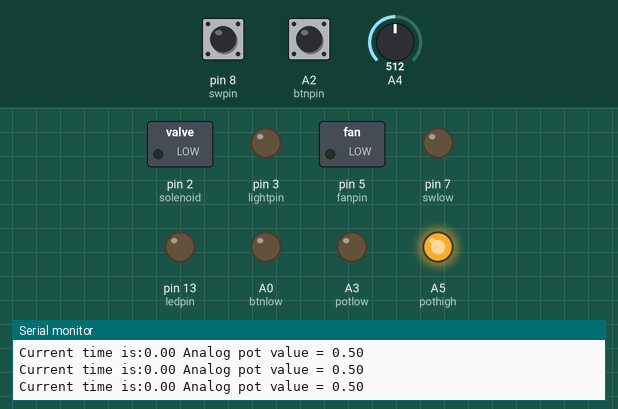
The sketch below on a simulated Arduino Uno, built with avr-gcc and run on an emulated ATmega328P. Parts: switched loads named in the sketch (green lamp = pin HIGH), output pins drawn as LEDs (lit = HIGH), the last lines printed to the serial monitor. Dashed ring = blinking. The inputs (shaded band) are chosen by the test bench; at power-on: A2 (btnpin) HIGH, pin 8 (swpin) HIGH, A4 = 512.

Above: at 1.2 s.
1.3 s: A2 (btnpin) pulled LOW for 1 s
At 2.2 s:
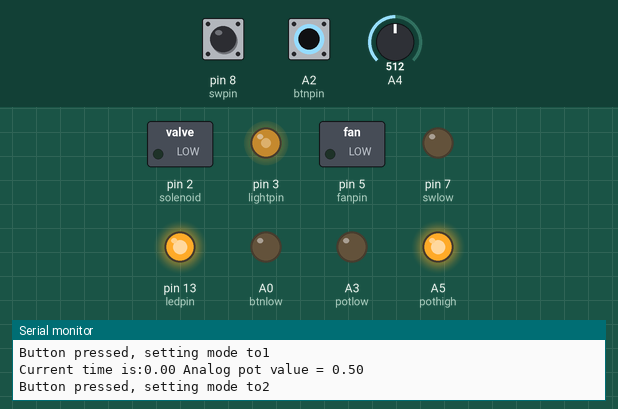
4.3 s: pin 8 (swpin) pulled LOW for 0.15 s
At 4.45 s:
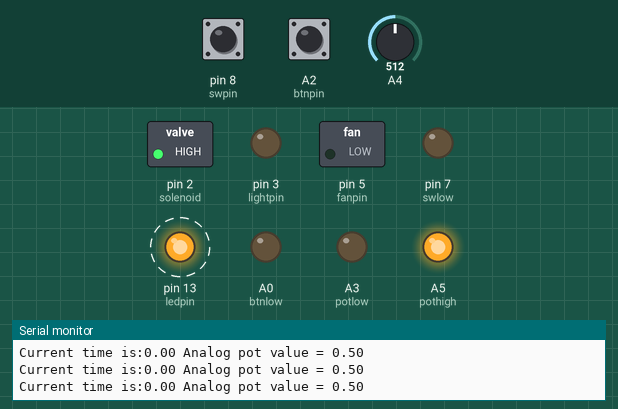
7.3 s: A2 (btnpin) pulled LOW for 0.15 s
10.4 s: A2 (btnpin) pulled LOW for 3.2 s
At 10.8 s:
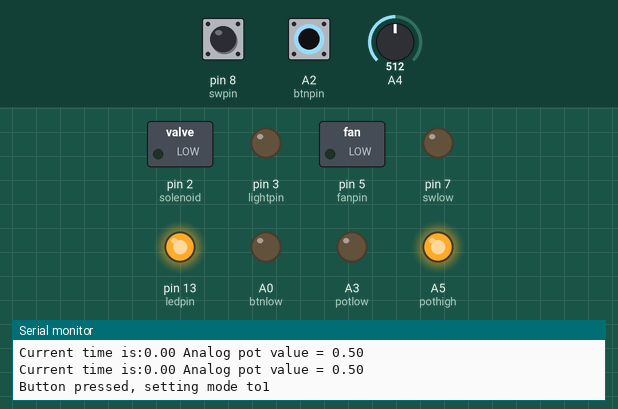
15.1 s: pin 8 (swpin) pulled LOW for 3.2 s
At 18.5 s:
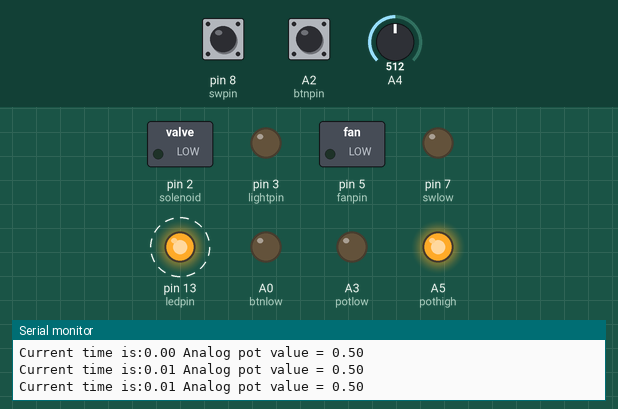
19.8 s: pin 8 (swpin) driven LOW and A2 (btnpin) driven LOW
At 21.4 s:
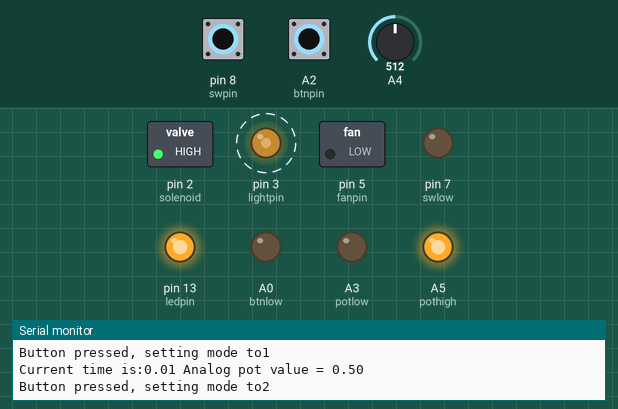
Timing chart, 0 to 23.8 s (numbered marks = the images above; inputs shaded):
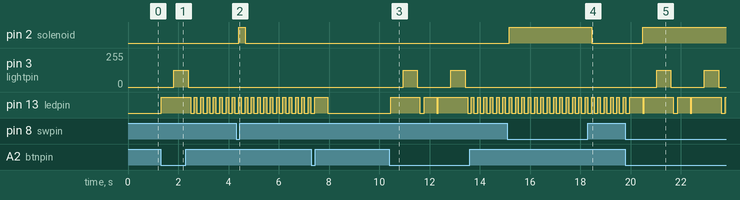

Measured:
- after the input at 1.3 s, pin 3 (lightpin): 0/255 → 127/255 after 0.52 s, → 0/255 0.57 s later; pin 13 (ledpin): LOW → HIGH at once, then repeats every 0.25 s: LOW 0.15 s, HIGH 0.10 s
- after the input at 4.3 s, pin 2 (solenoid): LOW → HIGH after 0.10 s, → LOW 0.25 s later
- after the input at 10.4 s, pin 3 (lightpin): alternates 127/255 for 0.57 s and 0/255 for 1.3 s, starting after 0.55 s; pin 13 (ledpin): goes HIGH 1.2 s, LOW 0.17 s, HIGH 0.50 s, LOW 0.07 s, HIGH 1.2 s, 6 × (LOW 0.15 s, HIGH 0.10 s), then LOW, starting after 0.05 s
- after the input at 15.1 s, pin 2 (solenoid): LOW → HIGH after 0.08 s, → LOW 3.3 s later
- after the input at 19.8 s, pin 2 (solenoid): LOW → HIGH after 0.68 s; pin 3 (lightpin): alternates 127/255 for 0.57 s and 0/255 for 1.3 s, starting after 1.2 s

The sketch:

Shrimp_tank_controller.ino
```cpp
#define fanpin 5
#define lightpin 3
#define btnlow A0
#define btnpin A2
#define swlow 7
#define swpin 8
#define solenoid 2
#define ledpin 13
#define pothigh A5
#define potlow A3
#define pot A4
#define ANALOG_PRECISION 8
unsigned long time;
byte mode; //0:automatic, 1: force on, 2: force off
float hours;

void setup(){
	Serial.begin(9600);
	Serial.println("Welcome to the shrimp tank!");
	time =0;
	mode =0;
	hours=0.0;
	pinMode(fanpin,OUTPUT);
	pinMode(lightpin,OUTPUT);
	pinMode(solenoid,OUTPUT);
	pinMode(swlow,OUTPUT);
	digitalWrite(swlow,LOW);
	pinMode(swpin,INPUT_PULLUP);
	pinMode(btnpin,INPUT_PULLUP);
	pinMode(btnlow,OUTPUT);
	digitalWrite(btnlow,LOW);
	pinMode(ledpin,OUTPUT);

	pinMode(pothigh,OUTPUT);
	digitalWrite(pothigh,HIGH);
	pinMode(potlow,OUTPUT);
	digitalWrite(potlow,LOW);

	analogWrite(ledpin,0);
	//test();
}

void test(){
	Serial.println("Testing valve");
	digitalWrite(solenoid,HIGH);
	delay(1000);
	digitalWrite(solenoid,LOW);

	digitalWrite(fanpin,HIGH);
	Serial.print("Fan speed set to full");
	delay(3000);

	for (byte b=0; b<255;b++){
		analogWrite(lightpin,b);
		delay(300);
		Serial.print("light set to");
		Serial.println(b);
	}
}

void flashled(){
	digitalWrite(ledpin,HIGH);
	delay(100);
	digitalWrite(ledpin,LOW);
	delay(100);
}
void(* resetFunc) (void) = 0;//declare reset function at address 0

float analog(int pin){
  unsigned long int collect=0;
  for (byte i = 0; i < ANALOG_PRECISION ; i++){
    collect+=analogRead(pin);
  }
  //Serial.println(collect);
  return constrain(float(collect)/float(ANALOG_PRECISION*1023.0),0.0,1.0);
}

void loop(){
	time = millis();
	//hours = time /(60.0*60.0); //DEBUG
	hours = time /(1000.0*60.0*60.0);
	Serial.print("Current time is:");
	Serial.print(hours);

  float potvalue = analog(pot);
  Serial.print(" Analog pot value = ");
  Serial.println(potvalue);
	if (hours > 24.0){
		Serial.println("Day elapsed, resetting, hoping it is noon");
		resetFunc();
	}

	if (digitalRead(btnpin)==0){
		mode = (mode+1)%3;
		Serial.print("Button pressed, setting mode to");
		Serial.println(mode);
		digitalWrite(ledpin,HIGH);
		delay(500);
		digitalWrite(ledpin,LOW);
	}
	if (mode==0){
		if (hours <8.0)	{ //morning off
			analogWrite(lightpin,0);
			digitalWrite(fanpin,LOW);
		}

		else if (hours<10.0){ //8-10AM ramp up
			analogWrite(lightpin,(hours-8.0)*128.0*potvalue);
			digitalWrite(fanpin,LOW);
		}

		else if (hours<16.0){ //10-4pm full
			analogWrite(lightpin,255.0*potvalue);
			digitalWrite(fanpin,LOW);
		}

		else if (hours<22.0){ //4-10pm ramp down
			analogWrite(lightpin,(20.0-hours)*42.0*potvalue);
			digitalWrite(fanpin,LOW);
		}
		else{
			analogWrite(lightpin,0);
			digitalWrite(fanpin,LOW);
		}
	}
	if ((hours>13.0) && (hours<13.5)){
		digitalWrite(solenoid,HIGH);
	}else{
		if (digitalRead(swpin)==0){
			digitalWrite(solenoid,HIGH);
		}else{
			digitalWrite(solenoid,LOW);
		}
	}
	if (mode==1){ //force on
		digitalWrite(fanpin,LOW);
		analogWrite(lightpin,255*potvalue);
		digitalWrite(ledpin,HIGH);
	}
	if (mode==2){ //force off
		digitalWrite(fanpin,LOW);
		analogWrite(lightpin,0);
		flashled();
	}
	delay(50);
}
```
